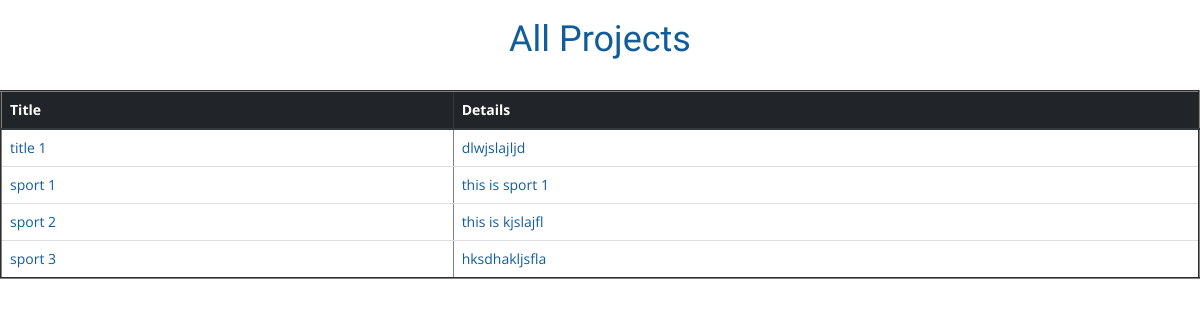
Page /project/view (signed in) on the earlier database version.
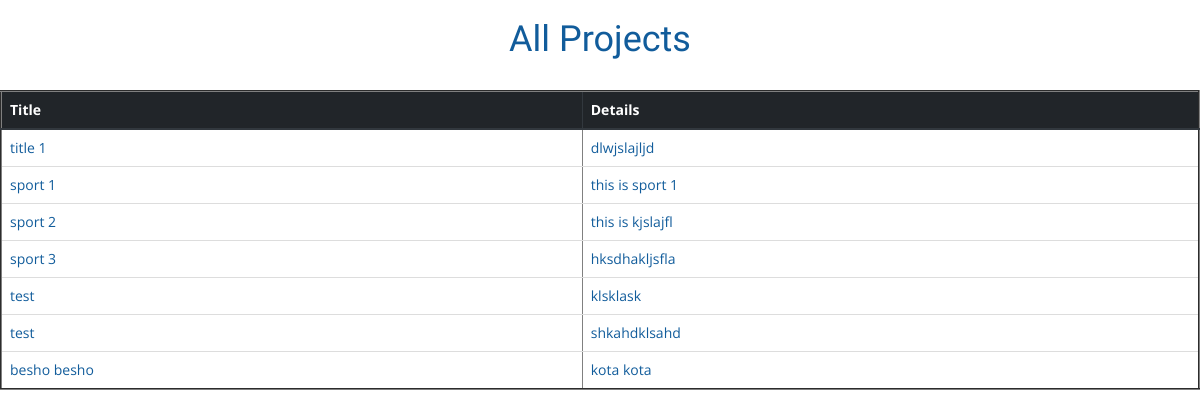
Same page on the later database version.
### projects/models/project.py (models this page shows, shortened)
class Project(models.Model):
    user=models.ForeignKey(Users,on_delete=models.CASCADE)
    title=models.CharField(max_length=70)
    details=models.CharField(max_length=250)
    category=models.ForeignKey('Category',on_delete=models.CASCADE)
    total_target=models.IntegerField()
    start_date=models.DateTimeField()
    end_date=models.DateTimeField()
    report = models.IntegerField(default=0)
    admin = models.BooleanField(default=False)

### projects/views/project.py (the view)
# urls.py: path('project/view', project.viewProjects, name="projects_view"),
@login_required(login_url='/login')
def viewProjects(request):
    projects = Project.objects.all()
    return render(request,'projects/project/viewProjects.html' , {"projects":projects })

### projects/templates/projects/project/viewProjects.html (shortened to what this page needs)
<!DOCTYPE html>
<html lang="en">
<head>
     <link rel="stylesheet" href="https://stackpath.bootstrapcdn.com/bootstrap/4.1.3/css/bootstrap.min.css">
     {% load static %}
    <link rel="stylesheet" href="{% static 'projects/css/bootstrap.min.css' %}">
    <link rel="stylesheet" href="{% static 'projects/css/font-awesome.min.css' %}">
    <link rel="stylesheet" href="{% static 'projects/css/owl.carousel.css' %}">
    <link rel="stylesheet" href="{% static 'projects/css/style.css' %}">
</head>
<body>
<h1 class="text-center">All Projects</h1>
<br>
<table border="2" class="table">
    <thead class="thead-dark">
     <tr>
         <th>Title</th>
         <th>Details</th>
     </tr>
         {% for project in projects %}
         <tr>
             <td><a href="/project/view/{{ project.id }}">{{ project.title }}</a></td>
             <td>{{ project.details }}</td>
         </tr>
         {% endfor %}
 </table>
</body>
</html>

### projects/static/projects/css/style.css (style rules this page uses)
body { font-family: "Open sans", sans-serif; color: #115c9b; }
h1, h2, h3, h4 { font-family: "Dosis", sans-serif; }
a { color: inherit; }

Differences in the rows shown:
added Project: title "test", details "klsklask"
added Project: title "test", details "shkahdklsahd"
added Project: title "besho besho", details "kota kota"
